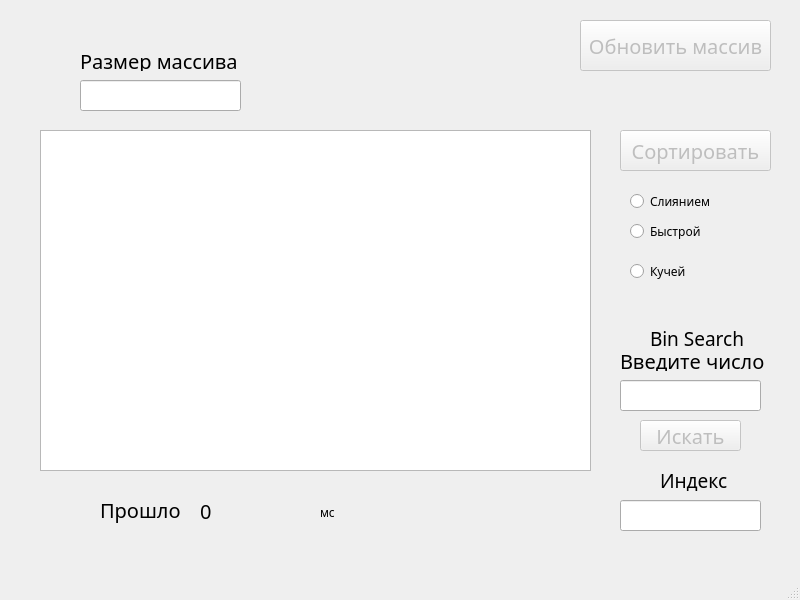
<?xml version="1.0" encoding="UTF-8"?>
<ui version="4.0">
 <class>MainWindow</class>
 <widget class="QMainWindow" name="MainWindow">
  <property name="geometry">
   <rect>
    <x>0</x>
    <y>0</y>
    <width>800</width>
    <height>600</height>
   </rect>
  </property>
  <property name="font">
   <font>
    <family>Titillium Web</family>
   </font>
  </property>
  <property name="windowTitle">
   <string>MainWindow</string>
  </property>
  <widget class="QWidget" name="centralwidget">
   <widget class="QGraphicsView" name="graphicsView">
    <property name="geometry">
     <rect>
      <x>40</x>
      <y>130</y>
      <width>551</width>
      <height>341</height>
     </rect>
    </property>
   </widget>
   <widget class="QLabel" name="label">
    <property name="geometry">
     <rect>
      <x>80</x>
      <y>50</y>
      <width>161</width>
      <height>21</height>
     </rect>
    </property>
    <property name="font">
     <font>
      <family>Titillium Web</family>
      <pointsize>15</pointsize>
     </font>
    </property>
    <property name="text">
     <string>Размер массива</string>
    </property>
   </widget>
   <widget class="QLineEdit" name="Array_size_line">
    <property name="geometry">
     <rect>
      <x>80</x>
      <y>80</y>
      <width>161</width>
      <height>31</height>
     </rect>
    </property>
   </widget>
   <widget class="QPushButton" name="Sort_button">
    <property name="enabled">
     <bool>false</bool>
    </property>
    <property name="geometry">
     <rect>
      <x>620</x>
      <y>130</y>
      <width>151</width>
      <height>41</height>
     </rect>
    </property>
    <property name="font">
     <font>
      <family>Titillium Web</family>
      <pointsize>15</pointsize>
     </font>
    </property>
    <property name="text">
     <string>Сортировать</string>
    </property>
   </widget>
   <widget class="QRadioButton" name="Heap_sort_button">
    <property name="geometry">
     <rect>
      <x>630</x>
      <y>260</y>
      <width>111</width>
      <height>23</height>
     </rect>
    </property>
    <property name="text">
     <string>Кучей</string>
    </property>
   </widget>
   <widget class="QRadioButton" name="Quick_sort_button">
    <property name="geometry">
     <rect>
      <x>630</x>
      <y>220</y>
      <width>111</width>
      <height>23</height>
     </rect>
    </property>
    <property name="text">
     <string>Быстрой</string>
    </property>
   </widget>
   <widget class="QRadioButton" name="Merge_sort_button">
    <property name="geometry">
     <rect>
      <x>630</x>
      <y>190</y>
      <width>111</width>
      <height>23</height>
     </rect>
    </property>
    <property name="text">
     <string>Слиянием</string>
    </property>
   </widget>
   <widget class="QPushButton" name="Create_new_columns_button">
    <property name="enabled">
     <bool>false</bool>
    </property>
    <property name="geometry">
     <rect>
      <x>580</x>
      <y>20</y>
      <width>191</width>
      <height>51</height>
     </rect>
    </property>
    <property name="font">
     <font>
      <family>Titillium Web</family>
      <pointsize>15</pointsize>
     </font>
    </property>
    <property name="text">
     <string>Обновить массив</string>
    </property>
   </widget>
   <widget class="QLabel" name="label_2">
    <property name="geometry">
     <rect>
      <x>650</x>
      <y>330</y>
      <width>101</width>
      <height>16</height>
     </rect>
    </property>
    <property name="font">
     <font>
      <family>Titillium Web</family>
      <pointsize>14</pointsize>
     </font>
    </property>
    <property name="text">
     <string>Bin Search</string>
    </property>
   </widget>
   <widget class="QLabel" name="label_3">
    <property name="geometry">
     <rect>
      <x>620</x>
      <y>350</y>
      <width>151</width>
      <height>21</height>
     </rect>
    </property>
    <property name="font">
     <font>
      <family>Titillium Web</family>
      <pointsize>15</pointsize>
     </font>
    </property>
    <property name="text">
     <string>Введите число</string>
    </property>
   </widget>
   <widget class="QPushButton" name="Bin_search_button">
    <property name="enabled">
     <bool>false</bool>
    </property>
    <property name="geometry">
     <rect>
      <x>640</x>
      <y>420</y>
      <width>101</width>
      <height>31</height>
     </rect>
    </property>
    <property name="font">
     <font>
      <family>Titillium Web</family>
      <pointsize>15</pointsize>
     </font>
    </property>
    <property name="text">
     <string>Искать</string>
    </property>
   </widget>
   <widget class="QLineEdit" name="Bin_search_number_input_line">
    <property name="geometry">
     <rect>
      <x>620</x>
      <y>380</y>
      <width>141</width>
      <height>31</height>
     </rect>
    </property>
   </widget>
   <widget class="QLabel" name="Time_label">
    <property name="geometry">
     <rect>
      <x>200</x>
      <y>500</y>
      <width>111</width>
      <height>21</height>
     </rect>
    </property>
    <property name="font">
     <font>
      <family>Titillium Web</family>
      <pointsize>15</pointsize>
     </font>
    </property>
    <property name="text">
     <string>0</string>
    </property>
   </widget>
   <widget class="QLabel" name="label_4">
    <property name="geometry">
     <rect>
      <x>320</x>
      <y>504</y>
      <width>66</width>
      <height>17</height>
     </rect>
    </property>
    <property name="text">
     <string>мс</string>
    </property>
   </widget>
   <widget class="QLabel" name="label_5">
    <property name="geometry">
     <rect>
      <x>100</x>
      <y>494</y>
      <width>91</width>
      <height>31</height>
     </rect>
    </property>
    <property name="font">
     <font>
      <family>Titillium Web</family>
      <pointsize>15</pointsize>
     </font>
    </property>
    <property name="text">
     <string>Прошло</string>
    </property>
   </widget>
   <widget class="QLineEdit" name="Index_output_line">
    <property name="enabled">
     <bool>true</bool>
    </property>
    <property name="geometry">
     <rect>
      <x>620</x>
      <y>500</y>
      <width>141</width>
      <height>31</height>
     </rect>
    </property>
    <property name="readOnly">
     <bool>true</bool>
    </property>
   </widget>
   <widget class="QLabel" name="label_6">
    <property name="geometry">
     <rect>
      <x>660</x>
      <y>470</y>
      <width>71</width>
      <height>21</height>
     </rect>
    </property>
    <property name="font">
     <font>
      <family>Titillium Web</family>
      <pointsize>14</pointsize>
     </font>
    </property>
    <property name="text">
     <string>Индекс</string>
    </property>
   </widget>
  </widget>
  <widget class="QMenuBar" name="menubar">
   <property name="geometry">
    <rect>
     <x>0</x>
     <y>0</y>
     <width>800</width>
     <height>28</height>
    </rect>
   </property>
  </widget>
  <widget class="QStatusBar" name="statusbar"/>
 </widget>
 <resources/>
 <connections/>
</ui>
